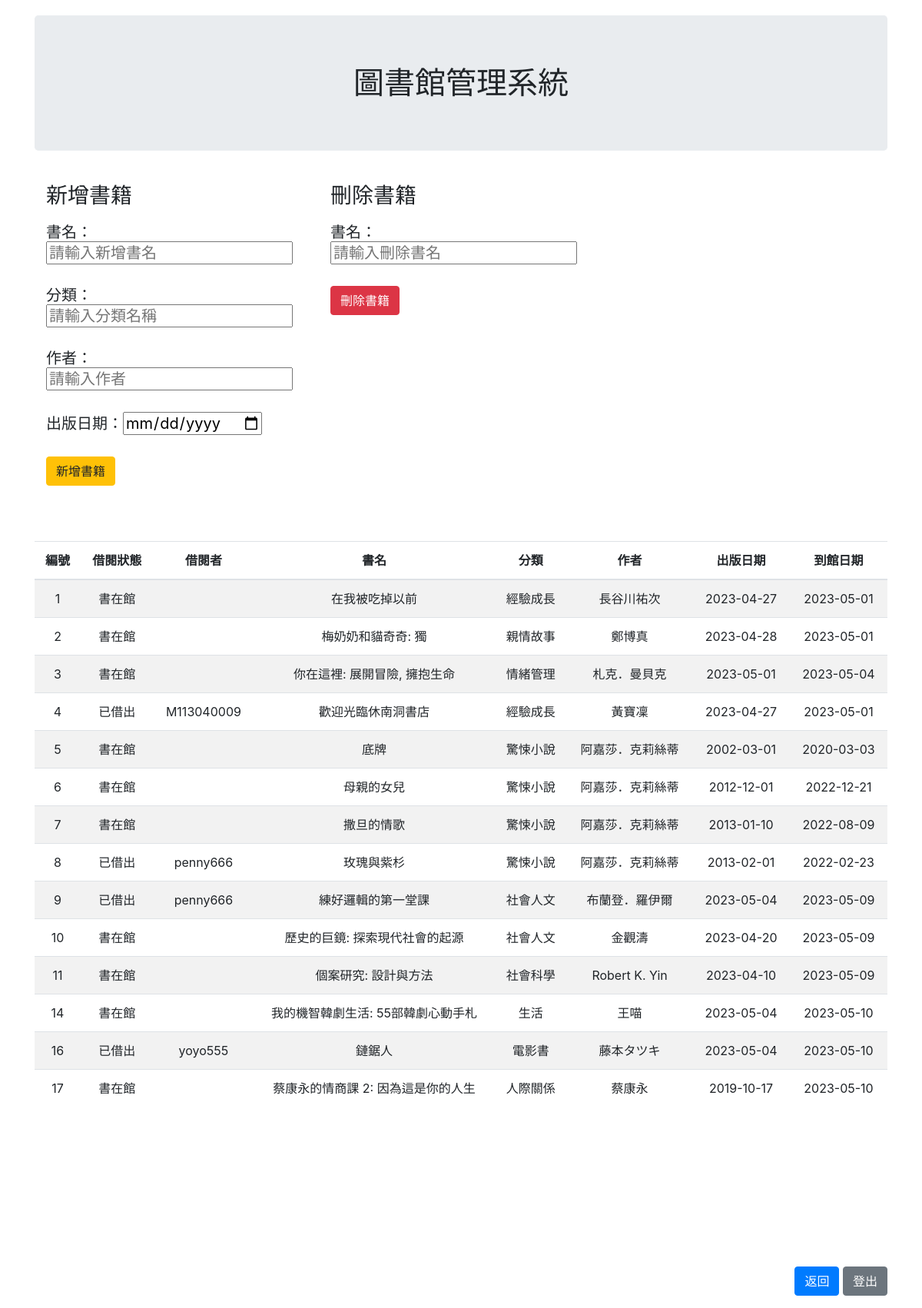
Screenshot of /collection.php with the database file from the repository.
### tables this page shows
CREATE TABLE `book` (
  `bID` int(100) NOT NULL,
  `loan` varchar(20) NOT NULL,
  `user` varchar(20) NOT NULL,
  `name` varchar(20) NOT NULL,
  `class` varchar(10) NOT NULL,
  `author` varchar(20) NOT NULL,
  `publication_date` date NOT NULL,
  `arrival_date` date NOT NULL
);

### collection.php (the view, shortened to what this page needs)
<!DOCTYPE html>
<html lang="en">
<head>
  <link rel="stylesheet" href="https://cdn.jsdelivr.net/npm/bootstrap@4.6.2/dist/css/bootstrap.min.css">
</head>
<body>
        <div class="container" style="line-height: 10px;;">
            <br><br><h1 class="jumbotron text-center">圖書館管理系統</h1><br>
            <div class="container" style="line-height: 10px;;">
                <div class="row">
                    <div class="col-sm-4">
                        <form name="form" method="post" action="insert_collect.php">
                        <h3>新增書籍</h3><br />
                        <h5>書名：<input type="text" name="book" id='book' placeholder="請輸入新增書名"/></h5> <br><br />
                        <h5>分類：<input type="text" name="class" id='class' placeholder="請輸入分類名稱"/></h5> <br><br />
                        <h5>作者：<input type="text" name="author" id='author' placeholder="請輸入作者"/></h5> <br><br />
                        <h5>出版日期：<input type="date" name="publication" id='publication' placeholder="請輸入出版日期"/></h5> <br><br>
                        <input type="submit" class="btn btn-warning"  value="新增書籍">&nbsp;&nbsp;
                    </form>
                    </div>
                    <div class="col-sm-4">
                        <form name="form" method="post" action="delete_collect.php">
                        <h3>刪除書籍</h3><br />
                        <h5>書名：<input type="text" name="delete_book" id='delete_book' placeholder="請輸入刪除書名"/></h5> <br><br>
                        <input type="submit" class="btn btn-danger"  value="刪除書籍"></a>&nbsp;&nbsp;
                    </div>
                </div>
            </div>
        </div>
    <?php include('connect.php');  ?>
    <center>
        <?php
	        $query = "SELECT * FROM book ";
	        $query_run = mysqli_query( $connection , $query );
        ?>
    <div class="container">
        <table class="table table-striped" style="text-align:center;">
            <thead style="text-align:center;">
                <tr style="text-align:center;">
                    <br><br><br>
                    <th>編號</th>
                    <th>借閱狀態</th>
                    <th>借閱者</th>
                    <th>書名</th>
                    <th>分類</th>
                    <th>作者</th>
                    <th>出版日期</th>
                    <th>到館日期</th>
                </tr>
            </thead>
            <tbody>
                <?php
                    if(mysqli_num_rows($query_run) > 0){
                        foreach($query_run as $row){
                ?>
                    <tr>
                        <td><?php echo $row['bID']; ?></td>
                        <td><?php echo $row['loan']; ?></td>
                        <td><?php echo $row['user']; ?></td>
                        <td><?php echo $row['name']; ?></td>
                        <td><?php echo $row['class']; ?></td>
                        <td><?php echo $row['author']; ?></td>
                        <td><?php echo $row['publication_date']; ?></td>
                        <td><?php echo $row['arrival_date']; ?></td>
                    </tr>
                <?php
                    }
                    }
                ?>
            </tbody>
        </table>
    </div>
    </center>
    <div class="container">
        <br><br><br><br><br><br><br><br><p align="right"><a href="manager.php" class="btn btn-primary"  role="button" >返回</a>&nbsp;<a href="logout.php" class="btn btn-secondary"  role="button" >登出</a></p>
    </div>
</body>
</html>

### rows the page displays
book: bID "1", loan "書在館", name "在我被吃掉以前", class "經驗成長", author "長谷川祐次", publication_date "2023-04-27", arrival_date "2023-05-01"
book: bID "2", loan "書在館", name "梅奶奶和貓奇奇: 獨", class "親情故事", author "鄭博真", publication_date "2023-04-28", arrival_date "2023-05-01"
book: bID "3", loan "書在館", name "你在這裡: 展開冒險, 擁抱生命", class "情緒管理", author "札克．曼貝克", publication_date "2023-05-01", arrival_date "2023-05-04"
book: bID "4", loan "已借出", user "M113040009", name "歡迎光臨休南洞書店", class "經驗成長", author "黃寶凜", publication_date "2023-04-27", arrival_date "2023-05-01"
book: bID "5", loan "書在館", name "底牌", class "驚悚小說", author "阿嘉莎．克莉絲蒂", publication_date "2002-03-01", arrival_date "2020-03-03"
book: bID "6", loan "書在館", name "母親的女兒", class "驚悚小說", author "阿嘉莎．克莉絲蒂", publication_date "2012-12-01", arrival_date "2022-12-21"
book: bID "7", loan "書在館", name "撒旦的情歌", class "驚悚小說", author "阿嘉莎．克莉絲蒂", publication_date "2013-01-10", arrival_date "2022-08-09"
book: bID "8", loan "已借出", user "penny666", name "玫瑰與紫杉", class "驚悚小說", author "阿嘉莎．克莉絲蒂", publication_date "2013-02-01", arrival_date "2022-02-23"
book: bID "9", loan "已借出", user "penny666", name "練好邏輯的第一堂課", class "社會人文", author "布蘭登．羅伊爾", publication_date "2023-05-04", arrival_date "2023-05-09"
book: bID "10", loan "書在館", name "歷史的巨鏡: 探索現代社會的起源", class "社會人文", author "金觀濤", publication_date "2023-04-20", arrival_date "2023-05-09"
book: bID "11", loan "書在館", name "個案研究: 設計與方法", class "社會科學", author "Robert K. Yin", publication_date "2023-04-10", arrival_date "2023-05-09"
book: bID "14", loan "書在館", name "我的機智韓劇生活: 55部韓劇心動手札", class "生活", author "王喵", publication_date "2023-05-04", arrival_date "2023-05-10"
book: bID "16", loan "已借出", user "yoyo555", name "鏈鋸人", class "電影書", author "藤本タツキ", publication_date "2023-05-04", arrival_date "2023-05-10"
book: bID "17", loan "書在館", name "蔡康永的情商課 2: 因為這是你的人生", class "人際關係", author "蔡康永", publication_date "2019-10-17", arrival_date "2023-05-10"
